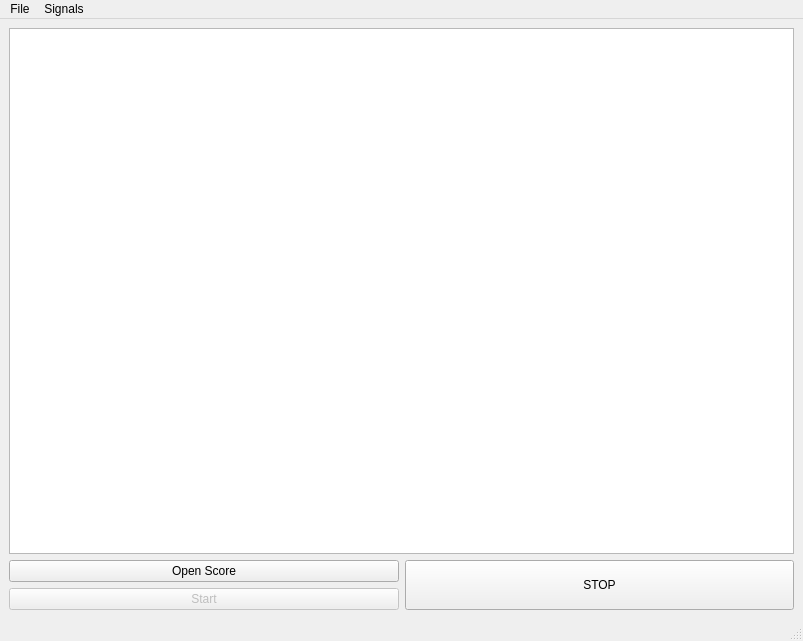
<?xml version="1.0" encoding="UTF-8"?>
<ui version="4.0">
 <class>MainWindow</class>
 <widget class="QMainWindow" name="MainWindow">
  <property name="geometry">
   <rect>
    <x>0</x>
    <y>0</y>
    <width>803</width>
    <height>641</height>
   </rect>
  </property>
  <property name="windowTitle">
   <string>MainWindow</string>
  </property>
  <widget class="QWidget" name="centralwidget">
   <layout class="QGridLayout" name="gridLayout">
    <item row="2" column="0">
     <widget class="QPushButton" name="startButton">
      <property name="enabled">
       <bool>false</bool>
      </property>
      <property name="text">
       <string>Start</string>
      </property>
     </widget>
    </item>
    <item row="1" column="0">
     <widget class="QPushButton" name="openScoreButton">
      <property name="text">
       <string>Open Score</string>
      </property>
     </widget>
    </item>
    <item row="0" column="0" colspan="2">
     <widget class="PlotWidget" name="graphicsView"/>
    </item>
    <item row="1" column="1" rowspan="2">
     <widget class="QPushButton" name="stopButton">
      <property name="sizePolicy">
       <sizepolicy hsizetype="Minimum" vsizetype="Minimum">
        <horstretch>0</horstretch>
        <verstretch>0</verstretch>
       </sizepolicy>
      </property>
      <property name="text">
       <string>STOP</string>
      </property>
     </widget>
    </item>
   </layout>
  </widget>
  <widget class="QMenuBar" name="menubar">
   <property name="geometry">
    <rect>
     <x>0</x>
     <y>0</y>
     <width>803</width>
     <height>29</height>
    </rect>
   </property>
   <widget class="QMenu" name="menuFile">
    <property name="title">
     <string>File</string>
    </property>
    <addaction name="actionSave_Plot"/>
   </widget>
   <widget class="QMenu" name="menuEdit">
    <property name="title">
     <string>Signals</string>
    </property>
    <addaction name="actionX"/>
    <addaction name="actionX_ref"/>
    <addaction name="actionZ"/>
    <addaction name="actionZ_ref"/>
    <addaction name="actionAlpha"/>
    <addaction name="actionAlpha_ref"/>
    <addaction name="actionRadio"/>
    <addaction name="actionRadio_ref"/>
    <addaction name="actionTheta"/>
    <addaction name="actionTheta_ref"/>
    <addaction name="actionOffset"/>
    <addaction name="actionOffset_ref"/>
    <addaction name="actionFlow"/>
    <addaction name="actionFlow_ref"/>
    <addaction name="actionAir_Temperature"/>
    <addaction name="actionPreasure"/>
   </widget>
   <addaction name="menuFile"/>
   <addaction name="menuEdit"/>
  </widget>
  <widget class="QStatusBar" name="statusbar"/>
  <action name="actionSave_Plot">
   <property name="text">
    <string>Save Plot</string>
   </property>
  </action>
  <action name="actionX">
   <property name="checkable">
    <bool>true</bool>
   </property>
   <property name="text">
    <string>X</string>
   </property>
  </action>
  <action name="actionX_ref">
   <property name="checkable">
    <bool>true</bool>
   </property>
   <property name="text">
    <string>X_ref</string>
   </property>
  </action>
  <action name="actionZ">
   <property name="checkable">
    <bool>true</bool>
   </property>
   <property name="text">
    <string>Z</string>
   </property>
  </action>
  <action name="actionZ_ref">
   <property name="checkable">
    <bool>true</bool>
   </property>
   <property name="text">
    <string>Z_ref</string>
   </property>
  </action>
  <action name="actionAlpha">
   <property name="checkable">
    <bool>true</bool>
   </property>
   <property name="text">
    <string>Alpha</string>
   </property>
  </action>
  <action name="actionAlpha_ref">
   <property name="checkable">
    <bool>true</bool>
   </property>
   <property name="text">
    <string>Alpha_ref</string>
   </property>
  </action>
  <action name="actionjj">
   <property name="text">
    <string>jj</string>
   </property>
  </action>
  <action name="actionRadio">
   <property name="checkable">
    <bool>true</bool>
   </property>
   <property name="text">
    <string>Radio</string>
   </property>
  </action>
  <action name="actionRadio_ref">
   <property name="checkable">
    <bool>true</bool>
   </property>
   <property name="text">
    <string>Radio_ref</string>
   </property>
  </action>
  <action name="actionTheta">
   <property name="checkable">
    <bool>true</bool>
   </property>
   <property name="text">
    <string>Theta</string>
   </property>
  </action>
  <action name="actionTheta_ref">
   <property name="checkable">
    <bool>true</bool>
   </property>
   <property name="text">
    <string>Theta_ref</string>
   </property>
  </action>
  <action name="actionOffset">
   <property name="checkable">
    <bool>true</bool>
   </property>
   <property name="text">
    <string>Offset</string>
   </property>
  </action>
  <action name="actionOffset_ref">
   <property name="checkable">
    <bool>true</bool>
   </property>
   <property name="text">
    <string>Offset_ref</string>
   </property>
  </action>
  <action name="actionFlow">
   <property name="checkable">
    <bool>true</bool>
   </property>
   <property name="text">
    <string>Flow</string>
   </property>
  </action>
  <action name="actionFlow_ref">
   <property name="checkable">
    <bool>true</bool>
   </property>
   <property name="text">
    <string>Flow_ref</string>
   </property>
  </action>
  <action name="actionAir_Temperature">
   <property name="checkable">
    <bool>true</bool>
   </property>
   <property name="text">
    <string>Air Temperature</string>
   </property>
  </action>
  <action name="actionPreasure">
   <property name="checkable">
    <bool>true</bool>
   </property>
   <property name="text">
    <string>Preasure</string>
   </property>
  </action>
 </widget>
 <customwidgets>
  <customwidget>
   <class>PlotWidget</class>
   <extends>QGraphicsView</extends>
   <header>pyqtgraph</header>
  </customwidget>
 </customwidgets>
 <resources/>
 <connections/>
</ui>
